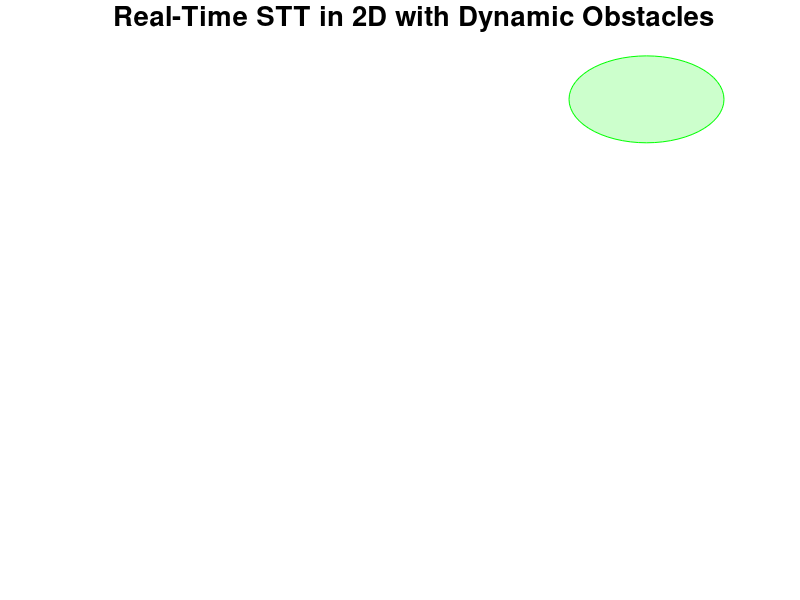

Write MATLAB code to recreate this figure. (Note: this script raises an error after producing the figure.)
%% STT implementation for a single integrator system in a 2D environment
clc; 
clear; 
clf;

%% --- Parameters ---

% Environment parameters
S = [0.5, 1.5]; % Initial position
dS = 1; % Radius of initail set
eta = [7, 10];  % Target position
dT = 1; % Radius of target set
% Define dynamic obstacles (format: [ox, oy, rho_o, vel_o_x, vel_o_y])
obstacles = [4, 3, 0.5, -0.4, -0.2; 
             5, 6, 0.5, -0.4, -0.2; 
             6, 4, 0.5, 0.2, -0.4; 
             3, 6, 0.5, -0.2, 0.4;
             4.5, 9, 0.5, -0.2, 0];
%obstacles = createRandomObstacleMatrix(100); % Create 100 random obstacles
nObs = size(obstacles,1);

% STT parameters
k1 = 100; % coefficient k1
k2 = 100; % coefficient k2 for all j
k3 = 100; % coefficient k3 for all j
rho_max = 0.9; % Maximum allowable STT radius
rho_min = 0.1; % Minimum allowable STT radius
sigma = [1, 1]; % STT initial position sigma(0)

% Robot Parameters
x = S; % set initial robot position within initial set

% Simulation parameters
delt = 1e-2; % Step size for movement
tc = 16; % Prescribed time to reach goal
tf = 1.25*tc; % Simulation stop time
t = 1:delt:tf;

%% Plot setup
figure(1)
set(gcf, 'Position', [100, 100, 800*0.8, 1125*0.8]); 
set(gcf, 'Color', 'k');
hold on; grid on; box on;
axis([0 8 0 11.25]);
set(gca, 'Color', 'k', 'XColor', 'w', 'YColor', 'w', 'FontSize', 18);
xlabel('X'); ylabel('Y');
title('Real-Time STT in 2D with Dynamic Obstacles');

% Plot Target
rectangle('Position',[eta(1)-dT eta(2)-dT 2*dT 2*dT],'Curvature',1,'FaceColor','g','EdgeColor','g','FaceAlpha',0.2)

% Plot obstacles
theta = linspace(0, 2*pi, 100);
obstacle_plots = gobjects(nObs, 1);
for o = 1:nObs
    ox = obstacles(o,1) + obstacles(o,3) * cos(theta);
    oy = obstacles(o,2) + obstacles(o,3) * sin(theta);
    obstacle_plots(o) = fill(ox, oy, 'r', 'FaceAlpha', 0.5, 'EdgeColor', 'r');
end

% Initialize robot trajectory plot
robot_plot = plot(x(1), x(2), 'ko', 'MarkerFaceColor', 'k');
STT_plot = plot(sigma(1), sigma(2), 'bo');
trajectory = plot(x(1), x(2), 'b-', 'LineWidth', 1.5);

%% STT loop
for iter = 1:length(t)
    % Update obstacle positions
    for o = 1:nObs
        obstacles(o,1) = obstacles(o,1) + delt * obstacles(o,4); % Update x position
        obstacles(o,2) = obstacles(o,2) + delt * obstacles(o,5); % Update y position
        ox = obstacles(o,1) + obstacles(o,3) * cos(theta);
        oy = obstacles(o,2) + obstacles(o,3) * sin(theta);
        set(obstacle_plots(o), 'XData', ox, 'YData', oy);
    end
    
    %% STT center dynamics (sigma-dot)
    % Compute first term of \dot{\sigma} in Equation (6)
    dsigma_1 = k1 * tc / (tc-t(iter)) * (eta-sigma);
    
    % Compute second term of \dot{\sigma} in Equation (6)
    dsigma_2 = [0, 0];
    rho = rho_max; % Initialize at default radius
    d = inf; 
    for o = 1:nObs
        obs_pos = obstacles(o,1:2);
        obs_radius = obstacles(o,3);
        denom = norm(sigma - obs_pos) - obs_radius - rho_min; % Distance to obstacle
        if denom <= rho_max
            % Compute m and v in the second term in Equation (6)
            m = (sigma - obs_pos) / denom^3; 
            N = null(m); v = N(:,1)';       
            dsigma_2 = dsigma_2 + k2*m + k3*v;
            
            % Compute smooth minimum distance to obstacles in Equation (9)
            d = smoothmin(d,  denom); 
        end
    end
    
    % Compute \dot(\sigma) in Equation (6)
    dsigma = dsigma_1 + dsigma_2;
    
    % Update STT center
    if norm(dsigma) > 0
        sigma = sigma + delt * (dsigma / norm(dsigma));
    end
    
    %% Compute STT radius \rho
    % Compute \rho as in Equation (15) ( solution of Equation (8) )
    if d < inf
        rho = smoothmin(rho_max, d);
    end
    
    %% Update Robot Position
    u = control(sigma,rho,x); % Compute control input as in Equation (18)
    x = x + delt * u;

    %% Update Plot
    set(robot_plot, 'XData', x(1), 'YData', x(2));
    set(STT_plot, 'XData', sigma(1), 'YData', sigma(2));
    set(trajectory, 'XData', [get(trajectory, 'XData'), x(1)], ...
                    'YData', [get(trajectory, 'YData'), x(2)]);
    delete(findobj('Type', 'line', 'Color', [0.3010 0.7450 0.9330])); 
    safety_x = sigma(1) + (rho - 0.1) * cos(theta);
    safety_y = sigma(2) + (rho - 0.1) * sin(theta);
    plot(safety_x, safety_y, 'color', [0.3010 0.7450 0.9330], 'LineStyle', '--', 'LineWidth', 1.5); 
    
    pause(delt/100); 
    
    if norm(sigma - eta) < 0.2
        disp(['Goal reached at t = ', num2str(t(iter))]);
        break;
    end
end